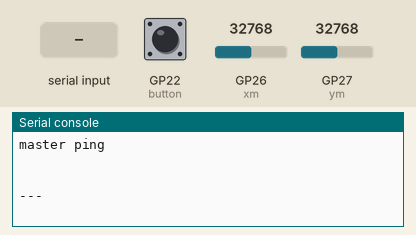
Recording of a program running on a simulated Raspberry Pi Pico running MicroPython. On the bench: the last lines printed to the serial console. The test bench sets the inputs (shaded band); at power-on: GP26 (xm) = 32768, GP22 (button) LOW, GP27 (ym) = 32768 (analog values on the 0–65535 scale).

Above: at 1.2 s.
1.3 s: GP26 (xm) set to 60655
At 2.9 s:
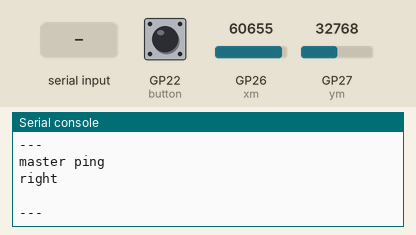
4.8 s: "1\n" received over the second serial link
6.9 s: GP26 (xm) set to 0
At 9.1 s:
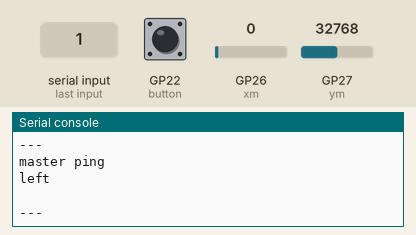

The program:

sprint_5_controller_code.py
```python
from machine import Pin, ADC, UART, I2C
import utime
import time

uart2 = UART(1,baudrate=9600, tx =Pin(8), rx=Pin(9))

xm= ADC(Pin(26))
ym= ADC(Pin(27))
button = Pin(22,Pin.IN, Pin.PULL_DOWN)

"""
slave_add = "2025,08,004BEC"

def send_at(command):
    uart.write(command + '\r\n')
    time.sleep(0.1)
    if uart.any():
        print(uart.read().decode('utf-8'))

def send_at2(command):
    uart2.write(command + '\r\n')
    time.sleep(0.1)
    if uart2.any():
        print(uart2.read().decode('utf-8'))

print("Config Sla")
send_at('AT+ORGL')
send_at('AT+ROLE=0')
send_at('AT+ADDR?')
print("Done")

print("config mas")
send_at2('AT+ORGL')
send_at2('AT+ROLE=1')
send_at2('AT+CMODE=0')
send_at2('AT+BIND=' + slave_add)
print("mas done")


"""
#Test Code

while True:

    xVal  = xm.read_u16()
    yVal = ym.read_u16()
    buttonVal = button.value()

    act = ""

    if xVal <=600:
        act = ("left")
    elif xVal >=60000:
        act = ("right")
    elif yVal <=600:
        act = ("up")
    elif yVal >=60000:
        act = ("down")
    elif buttonVal != 0:
        act = ("press")
    utime.sleep(0.1)

    print("master ping")
    print(f"{act}\n")
    uart2.write(f"{act}\n")
    time.sleep(0.5)

    if uart2.any():
        data = uart2.readline()
        print("Master recived", data.decode('utf-8').strip())

    print("---")

    time.sleep(1)
```

Measured:
- after the input at 1.3 s, the serial console: prints a new line after 0.40 s (image 1)
- after the input at 6.9 s, the serial console: prints a new line after 1.2 s (image 2)
